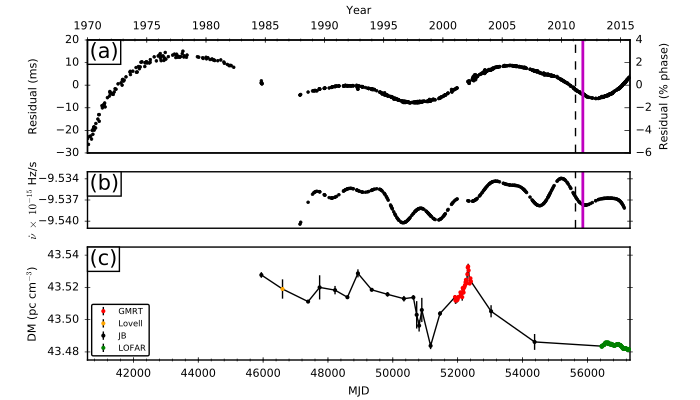

The script that saved this image:
import os
import numpy as np
import matplotlib as mpl
import matplotlib.pyplot as plt
import matplotlib.gridspec as gridspec
from mpl_toolkits.axes_grid.anchored_artists import AnchoredText
from matplotlib.ticker import MultipleLocator
from matplotlib.dates import YearLocator
import datetime
from matplotlib import rcParams
rcParams['ps.fonttype'] = 42
from matplotlib.backends.backend_pdf import PdfPages
from mjd2date import convert

mpl.rc('font',size=8)
ref_mjd = 55402
ref_date = datetime.date(2011, 1, 1)
data_folder = "/data1/Daniele/B2217+47/Analysis/plot_data"


def plot(fig):
  res = np.load(os.path.join(data_folder, 'timing_res.npy'))
  vdot = np.load(os.path.join(data_folder, 'vdot.npy'))
  DM = np.load(os.path.join(data_folder, 'DM.npy'))
  DM_tel = np.load(os.path.join(data_folder, 'DM_tel.npy'))
  x_yr = [convert(n) for n in res[0]]

  gs = gridspec.GridSpec(3, 1, height_ratios=[1,.5,1], hspace=.2)
  ax1 = plt.subplot(gs[0])
  ax2 = plt.subplot(gs[1])
  ax3 = plt.subplot(gs[2])

  ax1.errorbar(x_yr, res[1]*1e3, yerr=res[2]*1e3/2., fmt='ok', markersize=2, capsize=0)
  ax1.set_ylabel('Residual (ms)')
  ax1.set_xlabel('Year')
  ax1.xaxis.set_label_position('top') 
  ax1.tick_params(axis='x', labelbottom='off', labeltop='on', bottom='off')
  ax1.tick_params(axis='both', which='minor', top='on', bottom='off', left='off', right='off')
  ax1.axvline(convert(55859.43), c='m', lw=2.)
  ax1.axvline(convert(55633), color='k', ls='--')
  ax1b = ax1.twinx()
  ax1b.tick_params(axis='both', which='minor', top='off', bottom='off', left='off', right='off')
  ax1b.set_ylim([ax1.get_ylim()[0]/5.384688219194, ax1.get_ylim()[1]/5.384688219194])
  ax1b.set_ylabel('Residual (% phase)')

  ax2.errorbar(vdot[0, 105:-10], vdot[1, 105:-10]/1e-15, yerr=vdot[2, 105:-10]/1e-15/2., fmt='ok', markersize=2, capsize=0)
  ax2.set_ylabel(r'$\dot{\nu}\ \times\ 10^{-15}$ Hz/s')
  ax2.tick_params(axis='x', labelbottom='off', labeltop='off', bottom='off', top='off')
  ax2.axvline(55859.43, c='m', lw=2.)
  ax2.axvline(55633, color='k', ls='--')
  ax2.ticklabel_format(useOffset=False)
  ax2.set_yticks(np.linspace(-9.541,-9.533,5))

  idx = np.argsort(DM[0, DM_tel != 'LWA1'])
  x_dm = np.array([res[0,0], res[0,-1]])
  ax3.plot(DM[0, idx], DM[1, idx], 'k-', markersize=5)
  colors = ['r', 'k', 'g', 'b']
  for i, tel in enumerate(np.unique(DM_tel)):
    if tel == 'LWA1': continue
    idx = np.where(DM_tel == tel)[0]
    d = DM[:, idx]
    if tel == 'JB':
      d = d[:, np.argsort(d[0])]
      hob = d[:,1].copy()
      d = np.delete(d, 1, axis=1)
      ax3.errorbar(hob[0], hob[1], yerr=hob[2]/2., fmt='o', c='orange', ecolor='k', label='Lovell', markeredgewidth=0., markersize=3, capsize=0, zorder=3)
      ax3.errorbar(d[0], d[1], yerr=d[2]/2., fmt='o', c=colors[i], ecolor='k', label=tel, markeredgewidth=0., markersize=3, capsize=0, zorder=3)
    else:
      ax3.errorbar(d[0], d[1], yerr=d[2]/2., fmt='o', c=colors[i], ecolor='k', label=tel, markeredgewidth=0., markersize=3, capsize=0, zorder=3)
  ax3.set_xlabel('MJD')
  ax3.tick_params(axis='x', top='off')
  #ax3.minorticks_on()
  ax3.tick_params(axis='both', which='minor', bottom='on', top='off', left='off', right='off')
  ax3.legend(loc='lower left', fancybox=True, numpoints=1, prop={'size': 6})
  ax3.set_ylabel('DM (pc cm$^{-3}$)')
  ax3.ticklabel_format(useOffset=False)
  
  ax1.get_yaxis().set_label_coords(-0.09,0.5)
  ax2.get_yaxis().set_label_coords(-0.09,0.5)
  ax3.get_yaxis().set_label_coords(-0.09,0.5)

  ax1.set_xlim([convert(res[0,0]), convert(res[0,-1])])
  ax2.set_xlim([res[0,0], res[0,-1]])
  ax3.set_xlim([res[0,0], res[0,-1]])
  ax1.set_ylim([-30,20])
  ax2.set_ylim([-9.541,-9.533])
  ax3.set_ylim([43.475,43.545])

  ax1b.locator_params(axis='y', nbins=6)
  ax1b.set_yticks(range(-6,6,2))

  ax2.locator_params(axis='y', nbins=4)
  ax3.locator_params(axis='y', nbins=6)
  ax2.set_yticks([-9.540, -9.537, -9.534])

  ax1.xaxis.set_major_locator(YearLocator(5))
  ax1.xaxis.set_minor_locator(YearLocator(1))
  ax3.xaxis.set_major_locator(MultipleLocator(2000))
  ax3.xaxis.set_minor_locator(MultipleLocator(2000/5))
  ax1.tick_params(axis='both', which='both', direction='inout')
  ax2.tick_params(axis='both', which='both', direction='inout')
  ax3.tick_params(axis='both', which='both', direction='inout')

  def label(ax, number):
    at = AnchoredText(number, prop=dict(size=15), loc=2, frameon=True, pad=.1, borderpad=0.)
    at.zorder = 10
    ax.add_artist(at)
    return
  label(ax1, "(a)")
  label(ax2, "(b)")
  label(ax3, "(c)")

  fig.add_subplot(ax1)
  fig.add_subplot(ax2)
  fig.add_subplot(ax3)
  return 


if __name__ == '__main__':
  fig = plt.figure(figsize=(7,4))
  plot(fig)

  fig.savefig('timing.pdf', format='pdf', dpi=300)



  plt.show()
